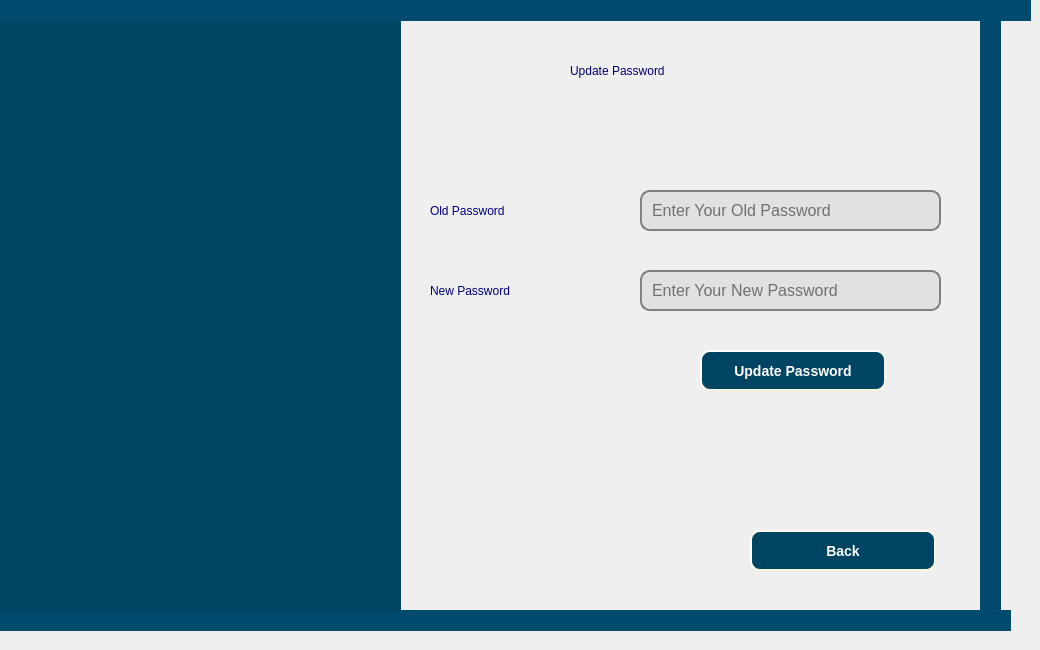
   <widget class="QWidget" name="update_password_page">
    <widget class="QLabel" name="label_56">
     <property name="geometry">
      <rect>
       <x>980</x>
       <y>-10</y>
       <width>21</width>
       <height>641</height>
      </rect>
     </property>
     <property name="styleSheet">
      <string notr="true">background-color: rgb(0, 74, 109);</string>
     </property>
     <property name="text">
      <string/>
     </property>
    </widget>
    <widget class="QLabel" name="label_57">
     <property name="geometry">
      <rect>
       <x>0</x>
       <y>0</y>
       <width>401</width>
       <height>631</height>
      </rect>
     </property>
     <property name="styleSheet">
      <string notr="true">background-color: rgb(0, 68, 99);</string>
     </property>
     <property name="text">
      <string/>
     </property>
    </widget>
    <widget class="QLabel" name="label_58">
     <property name="geometry">
      <rect>
       <x>0</x>
       <y>0</y>
       <width>1031</width>
       <height>21</height>
      </rect>
     </property>
     <property name="styleSheet">
      <string notr="true">background-color: rgb(0, 74, 109);</string>
     </property>
     <property name="text">
      <string/>
     </property>
    </widget>
    <widget class="QLabel" name="label_59">
     <property name="geometry">
      <rect>
       <x>-20</x>
       <y>610</y>
       <width>1031</width>
       <height>21</height>
      </rect>
     </property>
     <property name="styleSheet">
      <string notr="true">background-color: rgb(0, 74, 109);</string>
     </property>
     <property name="text">
      <string/>
     </property>
    </widget>
    <widget class="QLabel" name="user_name_D_4">
     <property name="geometry">
      <rect>
       <x>430</x>
       <y>270</y>
       <width>181</width>
       <height>41</height>
      </rect>
     </property>
     <property name="styleSheet">
      <string notr="true">font: 75 16pt &quot;Times New Roman&quot;;
color: rgb(0, 0, 127);</string>
     </property>
     <property name="text">
      <string>New Password</string>
     </property>
    </widget>
    <widget class="QLineEdit" name="update_password_input">
     <property name="geometry">
      <rect>
       <x>640</x>
       <y>270</y>
       <width>301</width>
       <height>41</height>
      </rect>
     </property>
     <property name="styleSheet">
      <string notr="true">QLineEdit{ 
                                        background-color:rgb(225, 225, 225);
                                        border: 2px solid gray;
                                        border-radius: 10px;
                                        padding: 0 8px;
                                        font-size: 16px;}</string>
     </property>
     <property name="placeholderText">
      <string>Enter Your New Password</string>
     </property>
    </widget>
    <widget class="QLabel" name="label_62">
     <property name="geometry">
      <rect>
       <x>570</x>
       <y>50</y>
       <width>291</width>
       <height>41</height>
      </rect>
     </property>
     <property name="styleSheet">
      <string notr="true">font: 75 24pt &quot;Times New Roman&quot;;
color: rgb(0, 0, 117);</string>
     </property>
     <property name="text">
      <string>Update Password</string>
     </property>
    </widget>
    <widget class="QPushButton" name="update_passwordPg_button">
     <property name="geometry">
      <rect>
       <x>700</x>
       <y>350</y>
       <width>186</width>
       <height>41</height>
      </rect>
     </property>
     <property name="styleSheet">
      <string notr="true">QPushButton {
      background-color: rgb(0,68,99);
      color:white;
      border-style: outset;
      border-width: 2px;
      border-radius: 10px;
      border-color: beige;
      font: bold 14px;
      min-width: 10em;
      padding: 6px;
  }
QPushButton:pressed {
    background-color: green;
}</string>
     </property>
     <property name="text">
      <string>Update Password</string>
     </property>
    </widget>
    <widget class="QPushButton" name="backUP_password_to_profilepg_button">
     <property name="geometry">
      <rect>
       <x>750</x>
       <y>530</y>
       <width>186</width>
       <height>41</height>
      </rect>
     </property>
     <property name="styleSheet">
      <string notr="true">QPushButton {
      background-color: rgb(0,68,99);
      color:white;
      border-style: outset;
      border-width: 2px;
      border-radius: 10px;
      border-color: beige;
      font: bold 14px;
      min-width: 10em;
      padding: 6px;
  }
QPushButton:pressed {
    background-color: green;
}</string>
     </property>
     <property name="text">
      <string>Back</string>
     </property>
    </widget>
    <widget class="QLabel" name="user_name_D_5">
     <property name="geometry">
      <rect>
       <x>430</x>
       <y>190</y>
       <width>171</width>
       <height>41</height>
      </rect>
     </property>
     <property name="styleSheet">
      <string notr="true">font: 75 16pt &quot;Times New Roman&quot;;
color: rgb(0, 0, 127);</string>
     </property>
     <property name="text">
      <string>Old Password</string>
     </property>
    </widget>
    <widget class="QLineEdit" name="update_old_password_input">
     <property name="geometry">
      <rect>
       <x>640</x>
       <y>190</y>
       <width>301</width>
       <height>41</height>
      </rect>
     </property>
     <property name="styleSheet">
      <string notr="true">QLineEdit{ 
                                        background-color:rgb(225, 225, 225);
                                        border: 2px solid gray;
                                        border-radius: 10px;
                                        padding: 0 8px;
                                        font-size: 16px;}</string>
     </property>
     <property name="placeholderText">
      <string>Enter Your Old Password</string>
     </property>
    </widget>
    <widget class="QLabel" name="label_82">
     <property name="geometry">
      <rect>
       <x>0</x>
       <y>0</y>
       <width>401</width>
       <height>321</height>
      </rect>
     </property>
     <property name="text">
      <string/>
     </property>
     <property name="pixmap">
      <pixmap resource="image.qrc">:/image/pic/logo.PNG</pixmap>
     </property>
     <property name="scaledContents">
      <bool>true</bool>
     </property>
    </widget>
   </widget>
